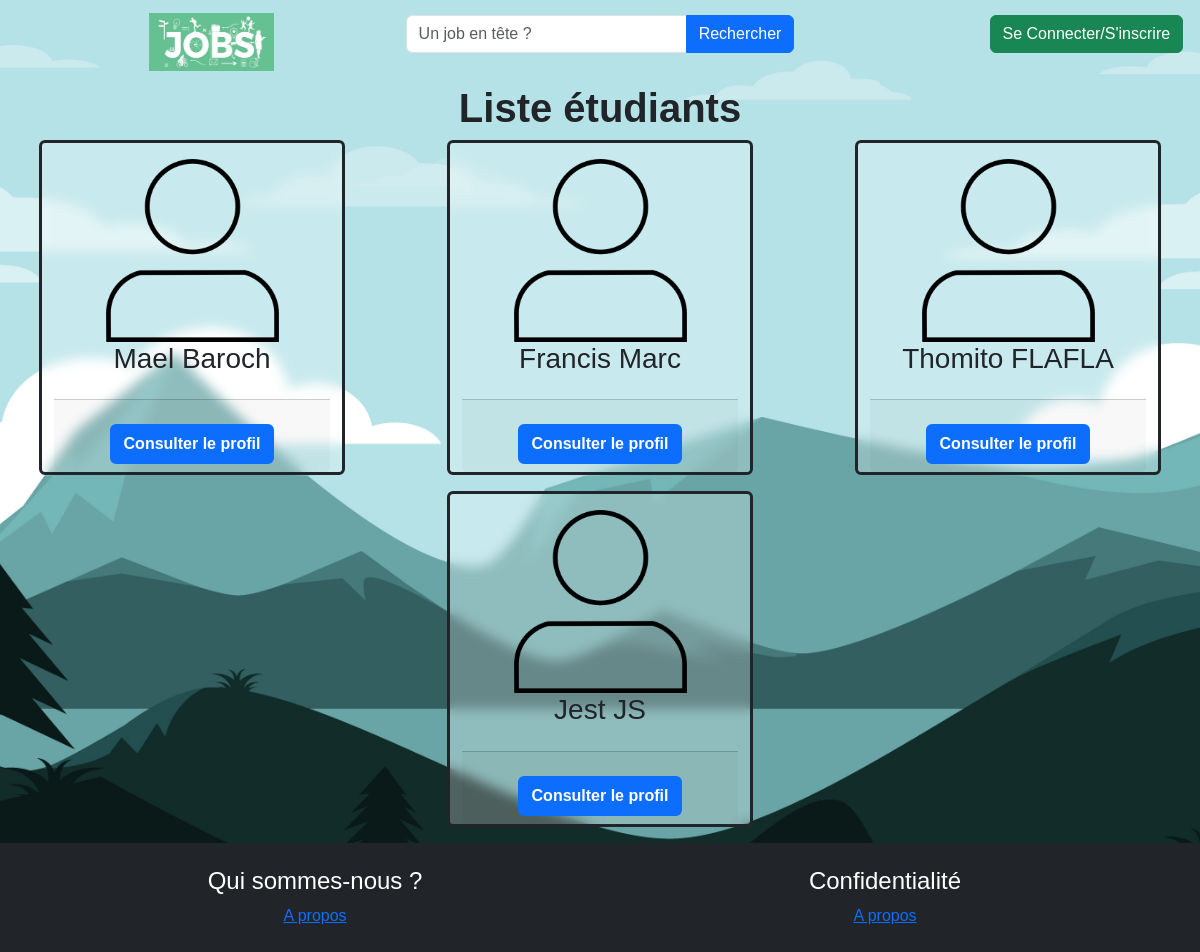
Screenshot of /controleur/lesEtuds.php with the database file from the repository.
### tables this page shows
CREATE TABLE `utilisateur` (
  `idUser` int(11) NOT NULL,
  `civilite` tinyint(4) NOT NULL,
  `nom` varchar(30) NOT NULL,
  `prenom` varchar(30) NOT NULL,
  `email` varchar(255) NOT NULL,
  `passwd` text NOT NULL,
  `tel` varchar(20) NOT NULL,
  `imgUser` text NOT NULL DEFAULT 'defaultUser.png',
  `cvUser` text DEFAULT NULL,
  `idStatut` tinyint(4) NOT NULL,
  `bio` text DEFAULT NULL
);

### controleur/lesEtuds.php (called while the page is built)
<?php
    include_once('modele/mod_etudiants.php');
    $lesEtudiants = getAllStudents();
    include_once('vue/vue_listeEtudiants.php');

### modele/mod_etudiants.php (called while the page is built, shortened)
<?php
function getAllStudents(){
    $bdd = db_connect();
    $req = $bdd->prepare("SELECT * FROM utilisateur WHERE idStatut = 1");
    if(!$req->execute()) throw new Exception("Erreur: Recuperation ensemble des etudiants");
    return $req->fetchAll(PDO::FETCH_ASSOC);
}
?>

### vue/vue_listeEtudiants.php (the view, shortened to what this page needs)
<?php
    include "vue/vue_entete.php";
?>
    <h1 class="title fw-bold">Liste étudiants</h1>
    <section class="list-students">
      <div class="cards">
          <div class="row justify-content-around mb-3">
                      <?php
                            $comptage = 0;
                            foreach($lesEtudiants as $unEtudiant)
                            {
                              $idEtudiant = $unEtudiant['idUser'];
                              $prenom = $unEtudiant['prenom'];
                              $nom = $unEtudiant['nom'];
                      ?>
                                <div class="card text-center fw-bold col-3 border-3 border-dark">
                                    <div class="card-body d-flex flex-column justify-content-center align-items-center">
                                        <img src="vue/images/user.png" alt="Etudiant" class="img-student w-75">
                                        <h3 class="student-name"><?= $prenom," ", $nom ?></h3>
                                    </div>
                                    <div class="card-footer">
                                       <a href="index.php?section=unEtud&idOffre=<?= $idEtudiant ?>" class="btn btn-primary fw-bold border-2">Consulter le profil</a>
                                    </div>
                                </div>
                      <?php
                              $comptage++;
                              if ($comptage>=3){
                                $comptage = 0;
                      ?>
                                </div>
                              </div>
                                <div class="cards">
                                  <div class="row justify-content-around mb-3">
                      <?php
                              }
                            }
                      ?>
          </div>
      </div>
  </section>
<?php include_once("vue/vue_footer.php"); ?>

### vue/css/style.css (style rules this page uses)
* { margin: 0; padding: 0; box-sizing: border-box; font-family: sans-serif; }
body { background:url("../images/wallpaper2.jpg") no-repeat; height: 100vh; background-size: cover; background-position: center center; background-attachment: fixed; display: flex; flex-direction: column; align-items: center; position: relative; padding: 15px; }
.title { font-size: 40px; font-weight: bold; }
.cards>.row>.card { backdrop-filter: blur(6px) !important; background-color: #ffffff42 !important; }

### rows the page displays
utilisateur: prenom "Mael", nom "Baroch"
utilisateur: prenom "Francis", nom "Marc"
utilisateur: prenom "Thomito", nom "FLAFLA"
utilisateur: prenom "Jest", nom "JS"
